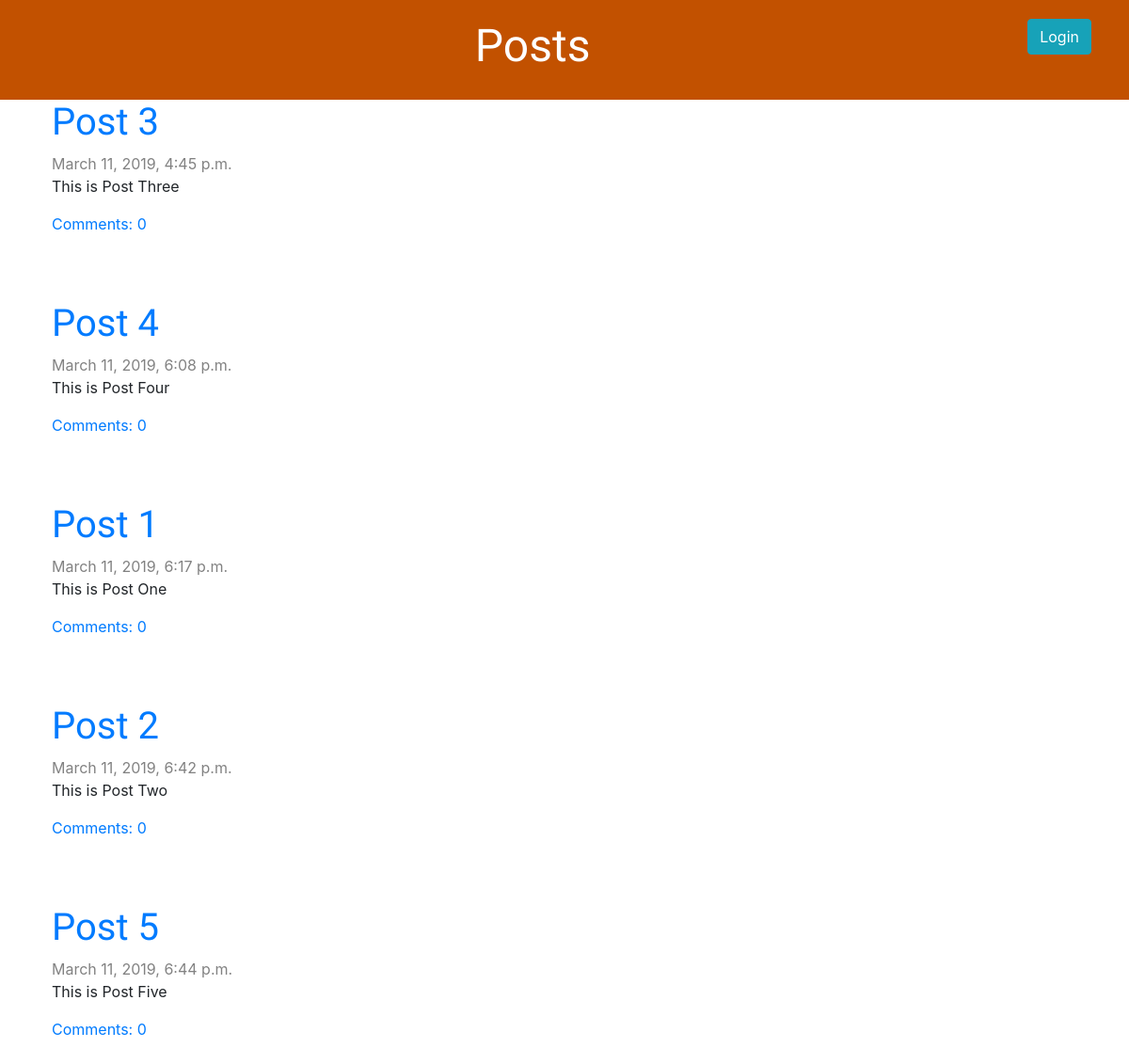
The app's page /, older data.
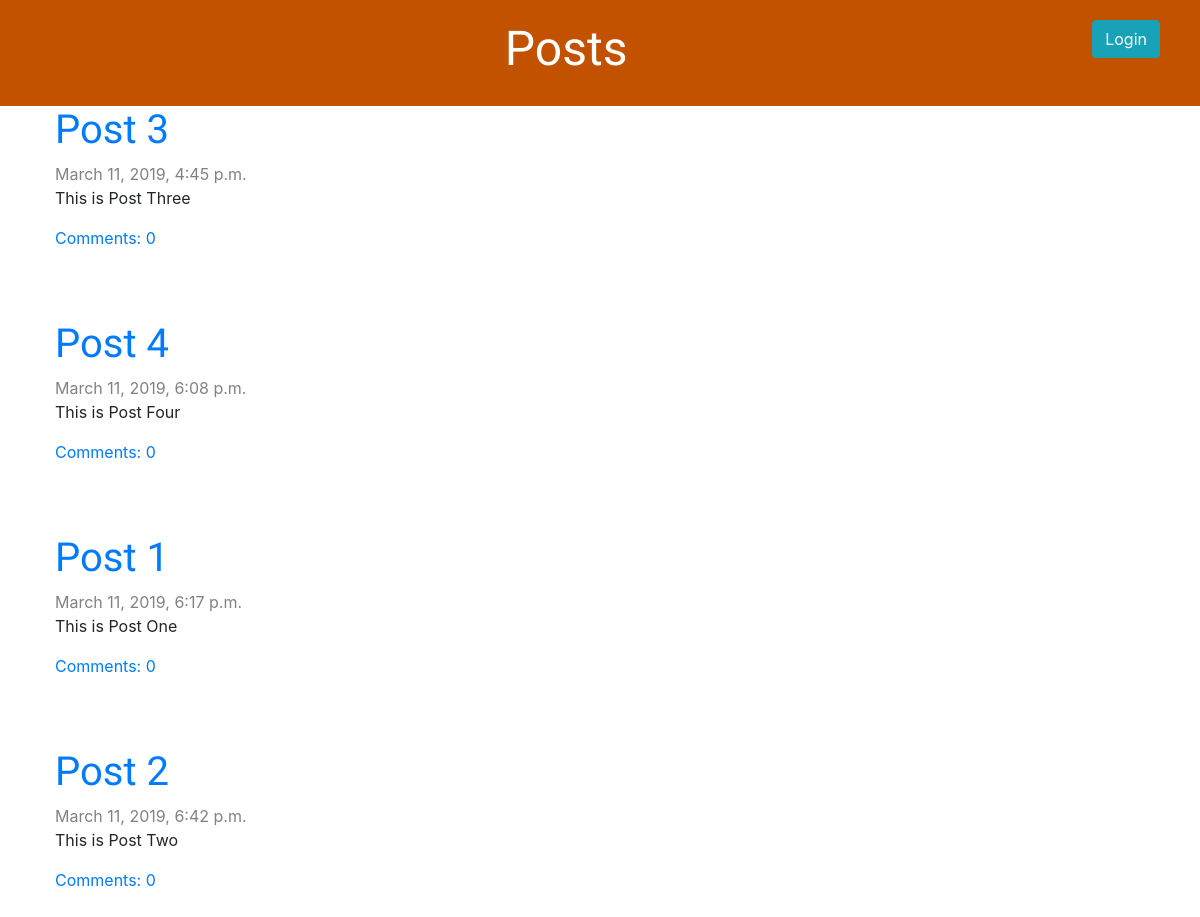
The same page, newer data.
### blog/models.py (models this page shows, shortened)
class Post(models.Model):
    author = models.ForeignKey(settings.AUTH_USER_MODEL, on_delete=models.CASCADE)
    title = models.CharField(max_length=200)
    text = models.TextField()
    created_date = models.DateTimeField(default=timezone.now)
    published_date = models.DateTimeField(blank=True, null=True)
    def approved_comments(self):
        return self.comments.filter(approved_comment=True)

### blog/views.py (the view)
# urls.py: path('', views.post_list, name='post_list'),
def post_list(request):
    posts = Post.objects.filter(published_date__lte=timezone.now()).order_by('published_date')
    return render(request, 'blog/post_list.html', {'posts': posts})

### blog/templates/blog/post_list.html
{% extends 'blog/base.html' %}
{% block content %}
    {% for post in posts %}
        <div class="post">
            <h1><a href="{% url 'post_detail' pk=post.pk %}">{{ post.title }}</a></h1>
            <div class="date">
                {{ post.published_date }}
            </div>
            <p>{{ post.text|linebreaksbr }}</p>
            <a href="{% url 'post_detail' pk=post.pk %}">Comments: {{ post.approved_comments.count }}</a>
        </div>
    {% endfor %}
{% endblock %}

Row changes from the older to the newer data that the page shows:
removed Post: title "Post 5", published_date "March 11, 2019, 6:44 p.m.", text "This is Post Five", approved_comments.count "0"
